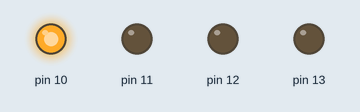
A sketch run on a simulated Arduino Uno, built with avr-gcc and run on an emulated ATmega328P. Parts: output pins drawn as LEDs (lit = HIGH).

Above: at 0.2 s.
At 1.2 s:
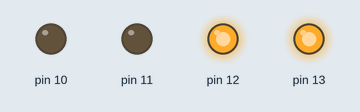
At 2.7 s:
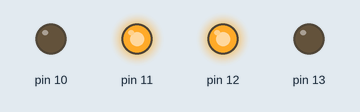
At 3.7 s:
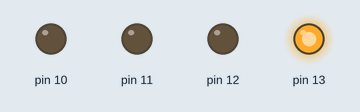
Timing chart, 0 to 4.6 s (numbered marks = the images above):
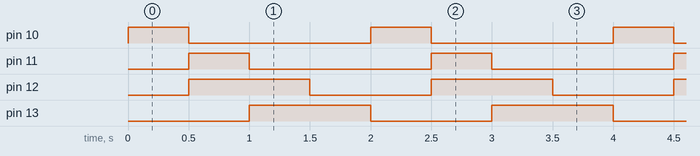

Measured:
- by itself, pin 10, pin 11: alternates HIGH for 0.50 s and LOW for 1.5 s
- by itself, pin 12, pin 13: alternates HIGH for 1.0 s and LOW for 1.0 s
- by itself, everything shown: repeats every 2.0 s, in 5 steps

The sketch:

Code_Files.ino
```cpp
void setup()
{for(int i=10;i<14;i++)
  pinMode(i, OUTPUT);
}

void loop()
{
   for(int i=10;i<14;i++)
  {digitalWrite(i, HIGH);
   if(i==10)
   {digitalWrite(10, HIGH);
   }
   else
   digitalWrite(i+1, HIGH);
   delay(500);
   digitalWrite(i, LOW);
  }

}
```
